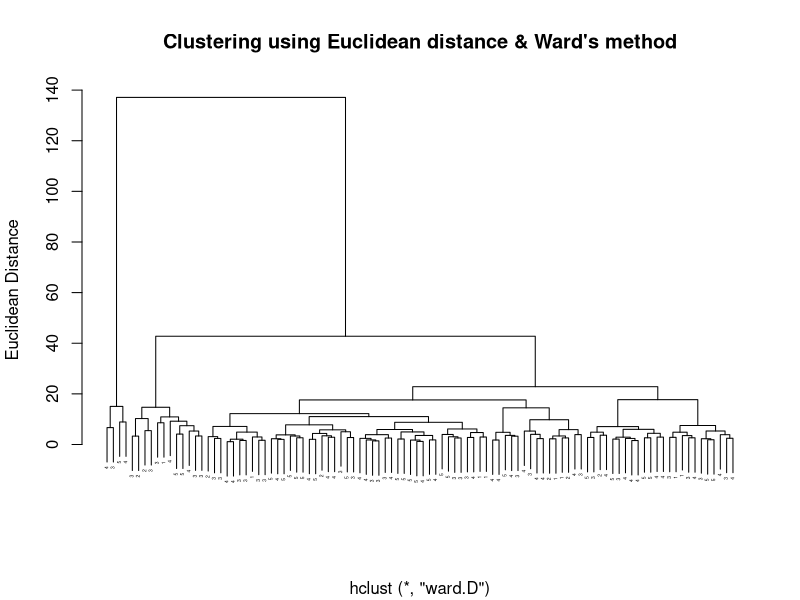
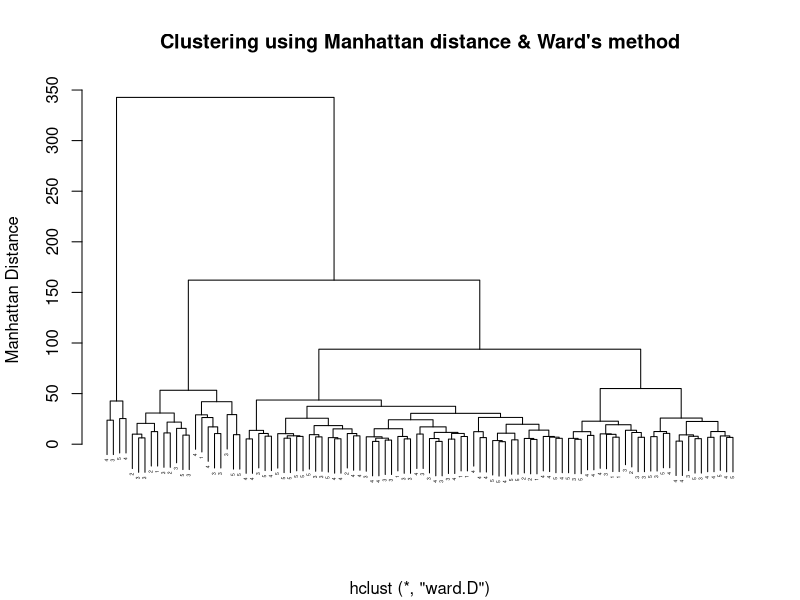
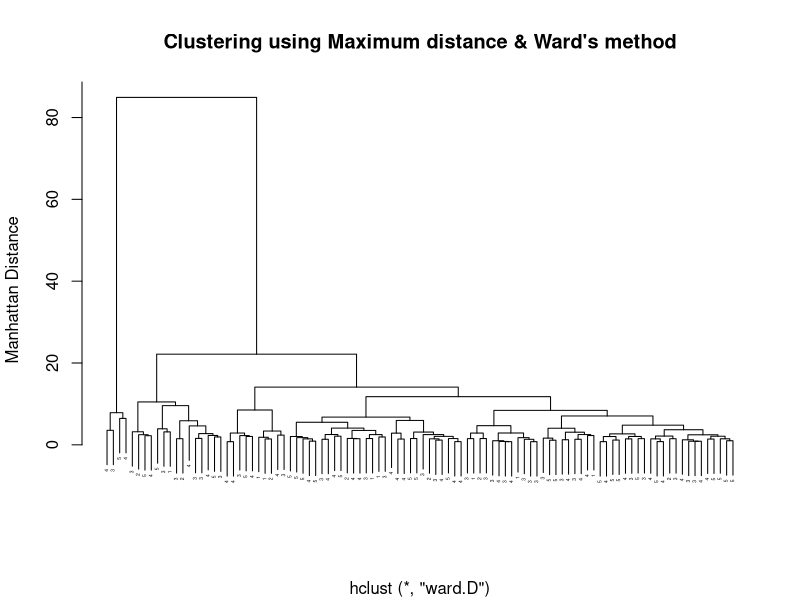
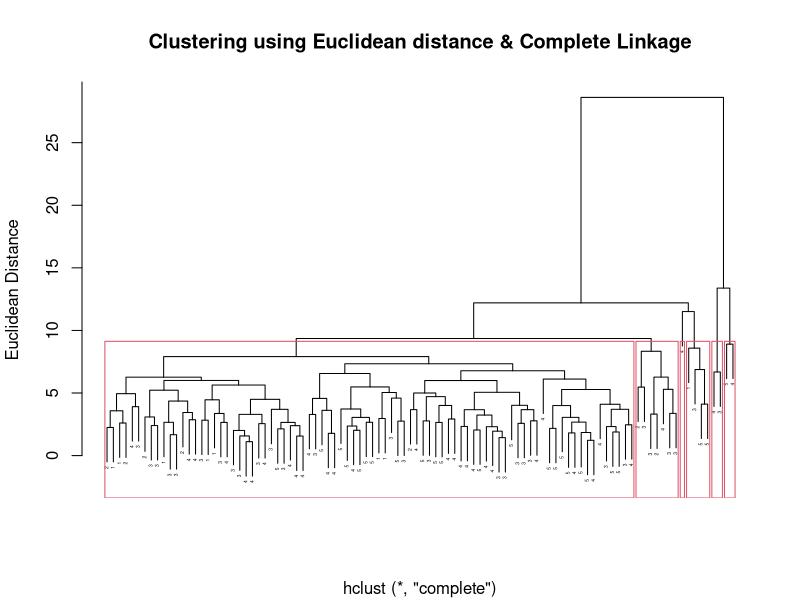
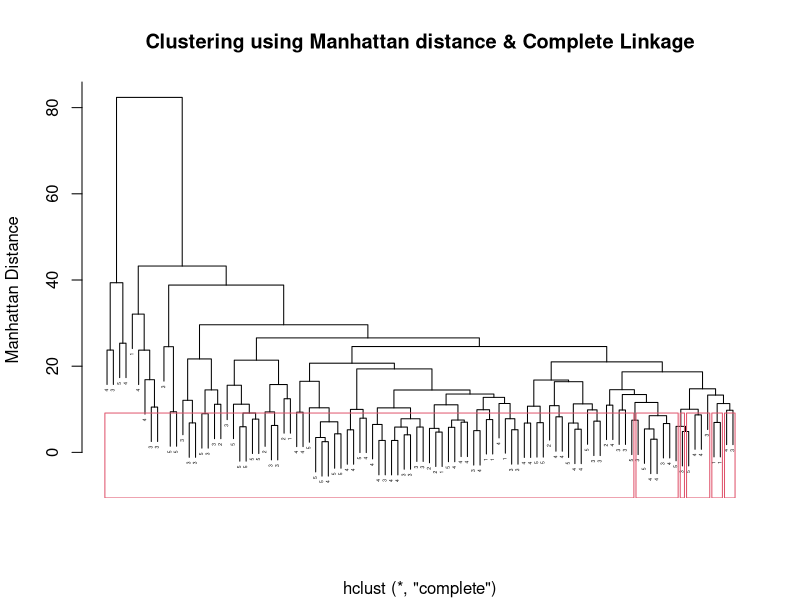
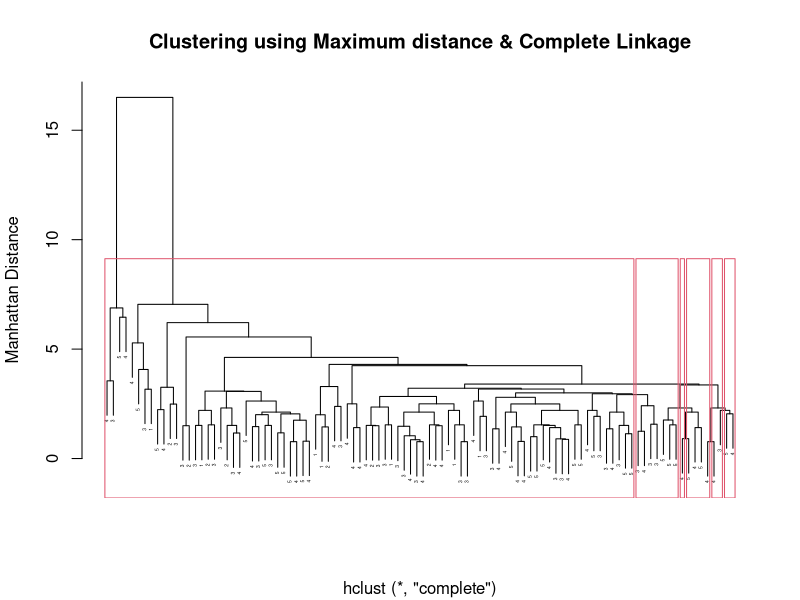
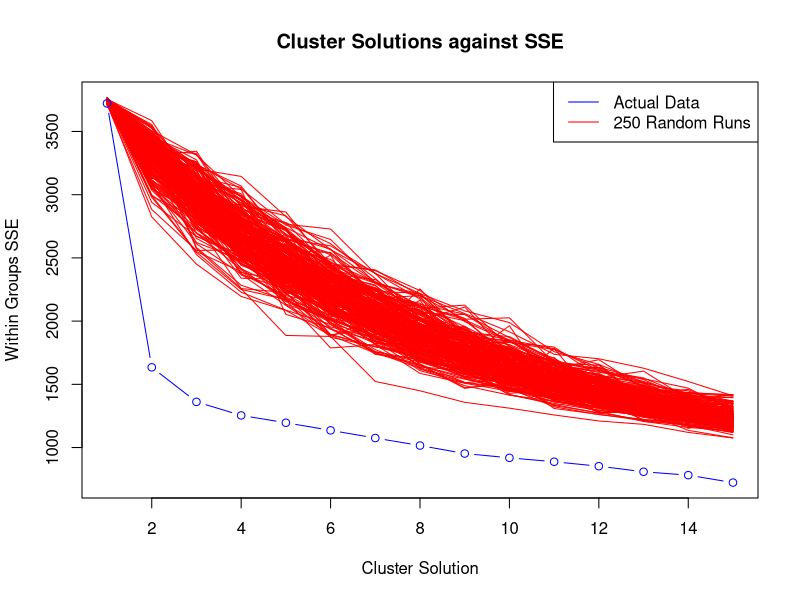
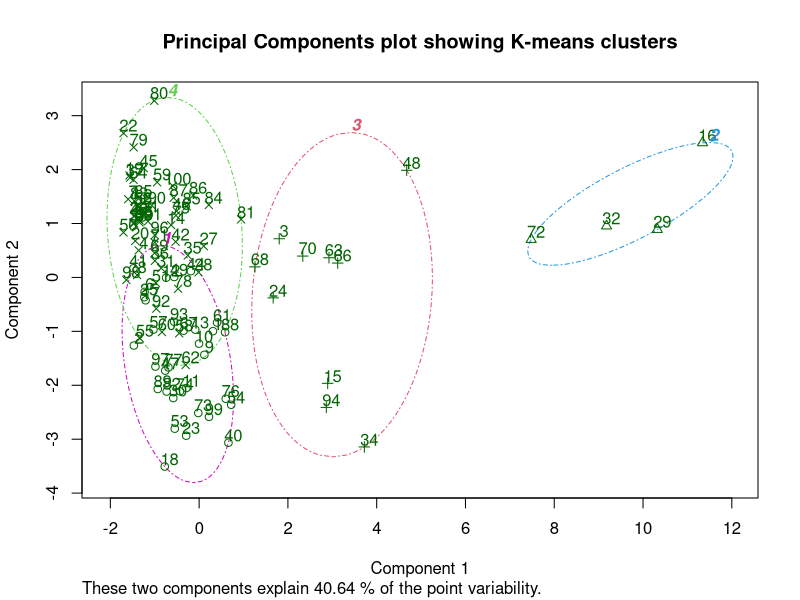

The R source for these figures, in order:
# This code runs different cluster analyses methods on the Yelp Reviews dataset. Here, 
# the different clustering methods I try are Ward's Method, the average method and K-means
# clustering. For each method, I also employ different distance measures namely:
# euclidean, manhattan and maximum distance measures. Finally, I run KMeans clustering on 
# the data and cross-check the results with our hierarchical clustering methods. Ultimately,
# our goal is to see if there are groups of users that review in similar ways.

library(cluster)
library(xtable)
yelp <- read.csv("Data/yelp_cleaned.csv")

# Standardize and Sample
yelp_scaled <- scale(yelp[])
set.seed(1)
index <- sample(1:nrow(yelp_scaled), 100)
yelp_sample <- yelp_scaled[index, ]

# Calculate Distance Matrix
euclidean <- dist(yelp_sample,method="euclidean") # Euclidean
manhattan <- dist(yelp_sample,method="manhattan") # Manhattan
maximum <- dist(yelp_sample,method="maximum") # Manhattan

# Perform clustering using Ward's method
euc_ward <- hclust(euclidean, method="ward.D") # Euclidean distance, Ward's method
man_ward <- hclust(manhattan, method="ward.D") # Manhattan distance, Ward's method
max_ward <- hclust(maximum, method="ward.D") # Maximum distance, Ward's method

# Perform clustering using average method
euc_complete <- hclust(euclidean, method="complete") # Euclidean distance, average method
man_complete <- hclust(manhattan, method="complete") # Manhattan distance, average method
max_complete <- hclust(maximum, method="complete") # Maximum distance, average method

# Plots
plot(euc_ward,labels= yelp[index,1], cex=0.3, xlab="",
     ylab="Euclidean Distance",
     main="Clustering using Euclidean distance & Ward's method")
plot(man_ward,labels= yelp[index,1], cex=0.3, 
     xlab="",ylab="Manhattan Distance",
     main="Clustering using Manhattan distance & Ward's method")
plot(max_ward,labels= yelp[index,1], cex=0.3, 
     xlab="",ylab="Manhattan Distance",
     main="Clustering using Maximum distance & Ward's method")

plot(euc_complete,labels= yelp[index,1], cex=0.3, 
     xlab="",ylab="Euclidean Distance",
     main="Clustering using Euclidean distance & Complete Linkage")
rect.hclust(euc_complete, k = 6)
plot(man_complete,labels= yelp[index,1], 
     cex=0.3, xlab="",ylab="Manhattan Distance",
     main="Clustering using Manhattan distance & Complete Linkage")
rect.hclust(euc_complete, k = 6)
plot(max_complete,labels= yelp[index,1], 
     cex=0.3, xlab="",ylab="Manhattan Distance",
     main="Clustering using Maximum distance & Complete Linkage")
rect.hclust(euc_complete, k = 6)

# The dendrograms we have seen suggest that there are approximately
# 5 – 6 well defined groups, with Observation 36 being an outlier with its own group. 
# It is likely that these groups are clustered by the number of stars that that 
# review gave. However, KMeans clustering should give us a better idea as to how 
# many clusters might actually be present.

# K-means Clustering
# Calculate the within groups sum of squared error (SSE) for the number of cluster solutions selected by the user
kdata=yelp_sample
n.lev=15  #set max value for k

# Calculate the within groups sum of squared error (SSE) for the number of cluster solutions selected by the user
wss <- rnorm(10)
while (prod(wss==sort(wss,decreasing=T))==0) {
  wss <- (nrow(kdata)-1)*sum(apply(kdata,2,var))
  for (i in 2:n.lev) wss[i] <- sum(kmeans(kdata, centers=i)$withinss)}

# Calculate the within groups SSE for 250 randomized data sets (based on the original input data)
k.rand <- function(x){
  km.rand <- matrix(sample(x),dim(x)[1],dim(x)[2])
  rand.wss <- as.matrix(dim(x)[1]-1)*sum(apply(km.rand,2,var))
  for (i in 2:n.lev) rand.wss[i] <- sum(kmeans(km.rand, centers=i)$withinss)
  rand.wss <- as.matrix(rand.wss)
  return(rand.wss)
}

rand.mat <- matrix(0,n.lev,250)

k.1 <- function(x) { 
  for (i in 1:250) {
    r.mat <- as.matrix(suppressWarnings(k.rand(kdata)))
    rand.mat[,i] <- r.mat}
  return(rand.mat)
}

rand.mat <- k.1(kdata)

xrange <- range(1:n.lev)
yrange <- range(rand.mat,wss)
plot(xrange,yrange, type='n', xlab="Cluster Solution", ylab="Within Groups SSE", main="Cluster Solutions against SSE")
for (i in 1:250) lines(rand.mat[,i],type='l',col='red')
lines(1:n.lev, wss, type="b", col='blue')
legend('topright',c('Actual Data', '250 Random Runs'), col=c('blue', 'red'), lty=1)

# Here, I ran KMeans clustering with a range of cluster solutions (1 15). With our results 
# from KMeans clustering, it would seem as though our initial suspicions and dendrogram
# interpretations were accurate. Indeed, the scree plot, obtained by plotting 
# the within groups SSE against the number of clusters specified, seems to indicate that the 
# within groups SSE ‘elbows’ when there are 4 clusters. Thus, this suggests that there are 
# about 4 groups since the addition of extra clusters from then on does not improve within 
# groups SSE by much. Since 4 clusters seems to be the optimal cluster solution, we then 
# performed further analysis using 4 clusters in KMeans clustering. First, when our data 
# was plotted in the first 2 dimensions of maximum variability, i.e., Principal Component 1 
# and Principal Component 2, and specifying 4 clusters, we see that there is heavy overlap 
# between clusters 2 and 3 while clusters 1 and 4 seem to be fairly distinct.

clust.level <- 4
fit <- kmeans(kdata, clust.level)
aggregate(kdata, by=list(fit$cluster), FUN=mean)
clust.out <- fit$cluster
kclust <- as.matrix(clust.out)
kclust.out <- cbind(kclust, yelp_sample)
clusplot(kdata, fit$cluster, shade=F,
         labels=2, lines=0, color=T, lty=4, main='Principal Components plot showing K-means clusters')
d <- cbind(fit$centers, fit$size)
colnames(d)[20] <- "cluster_size"

print(xtable(d[, 1:8]), comment = FALSE)
print(xtable(d[, 9:14]), comment = FALSE)
print(xtable(d[, 14:20]), comment = FALSE)

# Groups 2 and 3 seem to have similar coefficient values for the ‘stars’ variable while 
# Groups 1 and 4 seem to have much higher and lower coefficients respectively. Intuitively, 
# we would expect such results since we would expect most reviews to rate an establishment 
# moderately whereas reviews that rate establishments exceptionally high or low are likely 
# to be out of the ordinary. Other interesting and noteworthy coefficients are the 
# coefficients to the ‘isWeekend’ and ‘words’ variables. Reviews in the cluster with higher 
# star ratings (Group 1) tend to have fewer words and are more likely to be written over the 
# weekend whereas reviews in the cluster with lower star ratings (Group 4) tend to have many 
# words and are more likely to be written on a weekday. All in all, the combined cluster 
# analysis from KMeans clustering and Hierarchical clustering seems to suggest that there 
# are approximately 5 well defined groups of reviews, grouped according to the number of 
# stars that that review gave to the establishment it was reviewing. For further analysis 
# though, we could explore the data using the Average Linkage agglomeration method and 
# permutate our linkage methods with the maximum distance metric.
